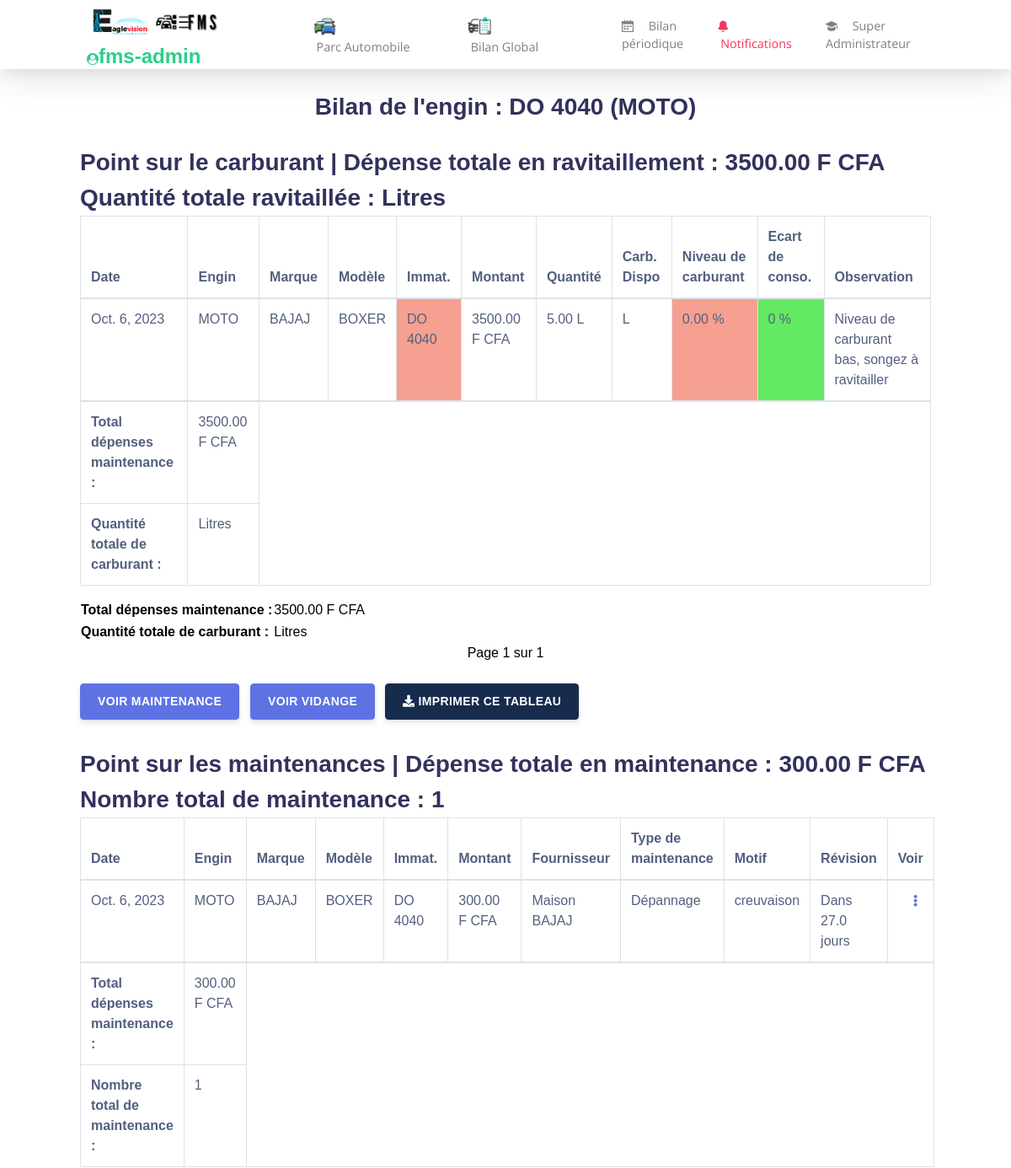
Before: /analyse_particulieres/1 (signed in, upper part) with the older database file.
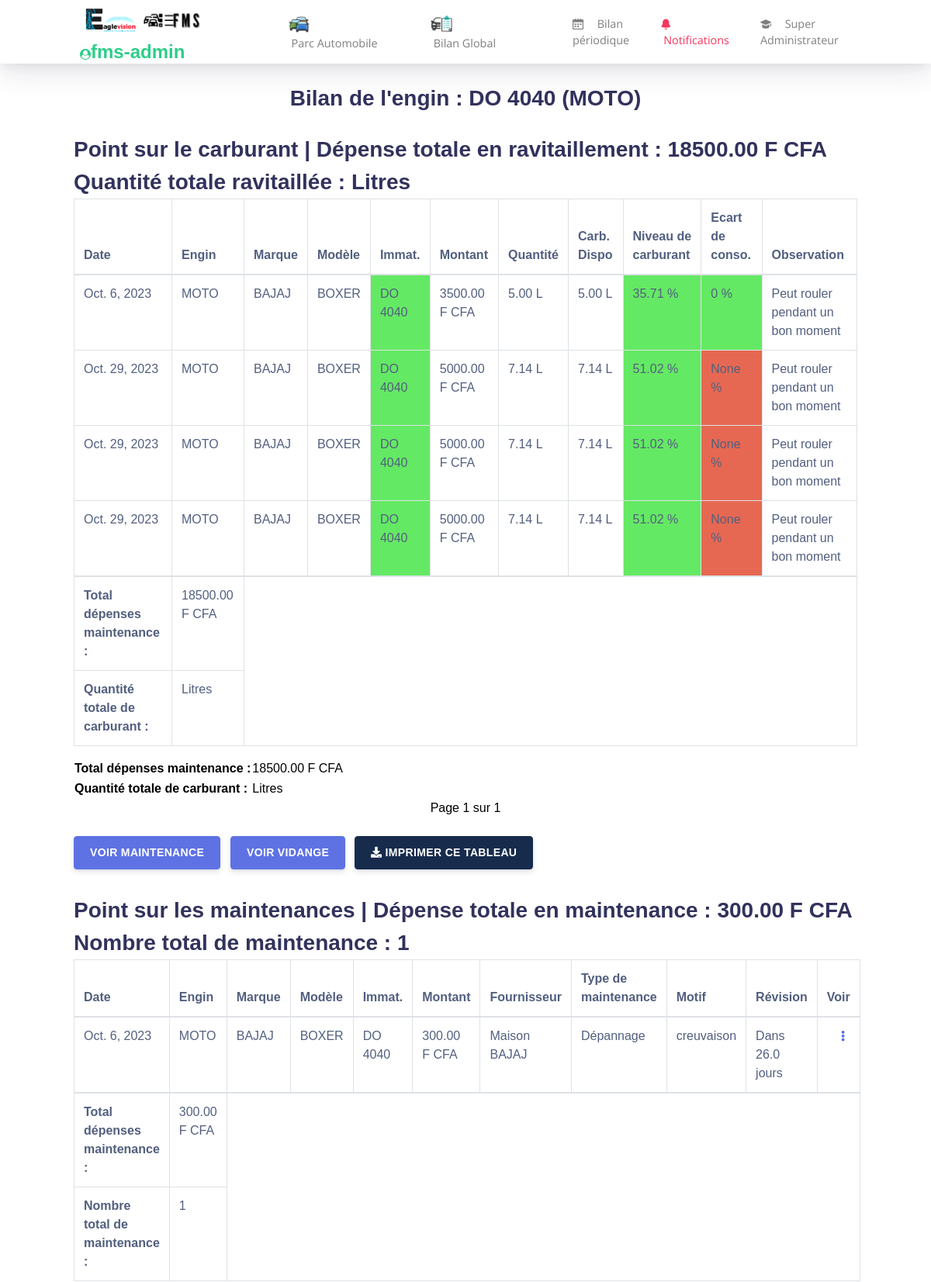
After: the same page with the newer database file.
### gestionnaire/models.py (models this page shows, shortened)
class RavitaillementCarburant(models.Model):
    date_rav = models.DateField(auto_now_add=True)
    quantite_rav = models.FloatField(default=0,null=True)
    cout_rav = models.FloatField()
    engin_rav = models.ForeignKey('Engin',on_delete=models.CASCADE)
    fournisseur_carburant = models.ForeignKey('Fournisseur', on_delete=models.CASCADE, null=True)
    carb_dispo = models.FloatField(null=True)
    plein = models.BooleanField(default=False,null=True,blank=True)
    Km_plein = models.FloatField(null=True,blank=True)
    conso = models.FloatField(null=True,blank=True)
    def ecart_conso(self):
        ravitaillement_precedent = RavitaillementCarburant.objects.filter(
            date_rav__lt=self.date_rav, engin_rav=self.engin_rav
        ).order_by('-date_rav').first()
        if ravitaillement_precedent:
            if self.plein :
                ecart = float(self.Km_plein) - float(ravitaillement_precedent.Km_plein)
                return (((float(self.quantite_rav) * 100 / ecart) - self.engin_rav.info_engin.consommation) * 100)
        else:
            return 0
    def niveau_carb(self):
        if self.carb_dispo and self.engin_rav.capa_reserv :
            return (float(self.carb_dispo)*100/float(self.engin_rav.capa_reserv))
        else :
            return 0

class Engin(models.Model):
    immatriculation = models.CharField(max_length=13)
    couleur = models.CharField(max_length=10)
    modele_engin = models.ForeignKey('Modele',on_delete=models.CASCADE)
    type_engin = models.ForeignKey('TypeEngin',on_delete=models.CASCADE)
    info_engin = models.ForeignKey('InfoEngin', on_delete=models.CASCADE)
    etat_engin = models.ForeignKey('EtatEngin', on_delete=models.CASCADE, null=True)
    fournisseur_engin = models.ForeignKey('Fournisseur', on_delete=models.CASCADE, null=True)
    est_obsolete = models.BooleanField(default=False)
    date_creation = models.DateField(default=timezone.now)
    nja = models.IntegerField(default = 0, null = True)
    vik = models.FloatField(null=True)
    capa_reserv = models.FloatField(default=0, null=True)
    has_notification = models.BooleanField(default=False)

class TypeEngin(models.Model):
    designation = models.CharField(max_length=10)
    description = models.CharField(max_length=50)
    nombre_roue = models.IntegerField()

class Modele(models.Model):
    marque = models.ForeignKey('Marque', on_delete=models.CASCADE)
    nom_modele = models.CharField(max_length=20)
    annee = models.SmallIntegerField()

class Marque(models.Model):
    nom_marque = models.CharField(max_length=40)

class MaintenanceEngin(models.Model):
    date_maint = models.DateField(auto_now_add=True)
    type_maint = models.ForeignKey('TypeMaintenance', on_delete=models.CASCADE, null=True)
    motif_maint = models.CharField(max_length=500, null=True)
    engin_maint = models.ForeignKey('Engin', on_delete=models.CASCADE)
    cout_maint = models.FloatField(default=0)
    fournisseur_maint = models.ForeignKey('Fournisseur', on_delete=models.CASCADE, null=True)
    Km_vid = models.FloatField(default=0)
    def reviz(self):
        if self.engin_maint.nja is not None:
            return 30 - float(self.engin_maint.nja)
        else:
            return None

class Fournisseur(models.Model):
    nom_fournisseur = models.CharField(max_length=50)
    adresse = models.CharField(max_length=100)
    description_fournisseur = models.CharField(max_length=255)

class TypeMaintenance(models.Model):
    libelle_maint = models.CharField(max_length=30)

### administratif/views.py (the view)
# urls.py: path('analyse_particulieres/<int:engin_id>', views.analyse_partic,\
def analyse_partic(request, engin_id):
    personne_id = request.session.get('personne_id')
    if personne_id is not None:
        personne = Personne.objects.get(pk=personne_id)
        request.session['personne_id'] = personne.id
        grade=personne.grade
        grade_id=grade.id
        print(personne)
        print(grade_id)
        engin = get_object_or_404(Engin, pk=engin_id)
        maintenances = MaintenanceEngin.objects.filter(engin_maint=engin)
        ravitaillements = RavitaillementCarburant.objects.filter(engin_rav=engin)
        vidanges = MaintenanceEngin.objects.filter(type_maint=4, engin_maint=engin)
        releves = ReleveDistance.objects.filter(engin_releve=engin)
        Km_actuel = float(releves.last().nbKmFin) if releves.exists() else 0
        Km_last_vidange = float(vidanges.last().Km_vid) if vidanges.exists() else 0
        distance_totale = Km_actuel - Km_last_vidange
        nb_maintenance = maintenances.count()
        nb_vidange = vidanges.count()
        quantite_r = ravitaillements.aggregate(Sum('quantite_rav'))['quantite_rav__sum'] or 0
        cout_m = maintenances.aggregate(Sum('cout_maint'))['cout_maint__sum'] or 0
        cout_v = vidanges.aggregate(Sum('cout_maint'))['cout_maint__sum'] or 0
        cout_r = ravitaillements.aggregate(Sum('cout_rav'))['cout_rav__sum'] or 0
        context = {
            'grade': grade,
            'grade_id': grade_id,
            'personne':personne,
            'engin': engin,
            'maintenances': maintenances,
            'ravitaillements': ravitaillements,
            'vidanges': vidanges,
            'Km_actuel': Km_actuel,
            'Km_last_vidange': Km_last_vidange,
            'distance_totale': distance_totale,
            'quantite_r': quantite_r,
            'nb_maintenance': nb_maintenance,
            'nb_vidange': nb_vidange,
            'cout_m': cout_m,
            'cout_r': cout_r,
            'cout_v': cout_v,
        }
        engins_avec_notifications = Engin.objects.filter(has_notification=True)
        nb_engin_notif = engins_avec_notifications.count()
        context['nb_engin_notif'] = nb_engin_notif
        context['engins_avec_notifications'] = engins_avec_notifications
        page = request.GET.get('page')
        paginator = Paginator(ravitaillements, 4)  # Nombre d'éléments par page
        try:
            ravitaillements = paginator.page(page)
        except PageNotAnInteger:
            ravitaillements = paginator.page(1)  # Afficher la première page en cas de valeur non entière
        except EmptyPage:
            ravitaillements = paginator.page(paginator.num_pages)  # Afficher la dernière page en cas de dépassement
        context['ravitaillements'] = ravitaillements
        page = request.GET.get('page')
        paginator = Paginator(maintenances, 4)  # Nombre d'éléments par page
        try:
            maintenances = paginator.page(page)
        except PageNotAnInteger:
            maintenances = paginator.page(1)  # Afficher la première page en cas de valeur non entière
        except EmptyPage:
            maintenances = paginator.page(paginator.num_pages)  # Afficher la dernière page en cas de dépassement
        context['maintenances'] = maintenances
        page = request.GET.get('page')
        paginator = Paginator(vidanges, 4)  # Nombre d'éléments par page
        try:
            vidanges = paginator.page(page)
        except PageNotAnInteger:
            vidanges = paginator.page(1)  # Afficher la première page en cas de valeur non entière
        except EmptyPage:
            vidanges = paginator.page(paginator.num_pages)  # Afficher la dernière page en cas de dépassement
        context['vidanges'] = vidanges
        return render(request, 'analyse/analyses_partic.html', context)
    else:
        return render(request, 'erreur404.html', {'message': 'Session invalide'})

### gestionnaire/models.py (called while the page is built)
    def __str__(self):
        return f"{self.nom} {self.prenom}"

### templates/analyse/analyses_partic.html (shortened to what the changed rows need)
<!DOCTYPE html>
{% extends 'bases/base1.html' %}
{% block contenu %}
<div class="wrapper">
  <br>
  <div class="row d-sm-flex justify-content-center mb-2">
    <h1 class="h3 mb-0 text-gray-800">Bilan de l'engin : {{engin.immatriculation}}
      ({{engin.type_engin.designation}}) </h1>
  </div>
  <div class="row d-sm-flex justify-content-center mb-2">
    <div class="container mt-3 mb-3">
      <div class="row">
        <div class="col">
          <div id="carburantSection">
            <h4 class="h3 mb-0 text-gray-800">Point sur le carburant | Dépense totale en ravitaillement : {{cout_r | floatformat:2 }} F CFA</h4>
            <h4 class="h3 mb-0 text-gray-800">Quantité totale ravitaillée : {{quantite_rav | floatformat:2 }} Litres</h4>
            <table class="table table-bordered" id="dataTable2" width="100%" cellspacing="0">
              <thead>
                <tr>
                  <th>Date</th>
                  <th>Engin</th>
                  <th>Marque</th>
                  <th>Modèle</th>
                  <th>Immat.</th>
                  <th>Montant</th>
                  <th>Quantité</th>
                  <th>Carb. Dispo</th>
                  <th>Niveau de carburant</th>
                  <th>Ecart de conso.</th>
                  <th>Observation</th>
                </tr>
              </thead>
            <tbody>
                {% for r in ravitaillements %}
                <tr data-bs-toggle="collapse" data-bs-target="#details_{{ forloop.counter }}" aria-expanded="false"
                  aria-controls="details_{{ forloop.counter }}">
                  <td>{{ r.date_rav }}</td>
                  <td>{{ r.engin_rav.type_engin.designation}} </td>
                  <td>{{r.engin_rav.modele_engin.marque.nom_marque}}</td>
                  <td>{{r.engin_rav.modele_engin.nom_modele}}</td>
                  <td {% if r.niveau_carb < 15 %} style="background-color: rgb(245, 160, 145);" {% elif r.niveau_carb <
                    35 %} style="background-color: rgb(231, 241, 86);" {% else %}
                    style="background-color: rgb(100, 233, 100);" {% endif %}>
                    {{r.engin_rav.immatriculation}} </td>
                  <td>{{r.cout_rav | floatformat:2 }} F CFA</td>
                  <td>{{r.quantite_rav | floatformat:2 }} L</td>
                  <td>{{r.carb_dispo | floatformat:2 }} L</td>
                  <td {% if r.niveau_carb < 15 %} style="background-color: rgb(245, 160, 145);" {% elif r.niveau_carb <
                    35 %} style="background-color: rgb(231, 241, 86);" {% else %}
                    style="background-color: rgb(100, 233, 100);" {% endif %}>
                    {{r.niveau_carb | floatformat:2 }} %</td>
                    <td {% if r.ecart_conso < 20 %} style="background-color: rgb(100, 233, 100);" {% elif r.ecart_conso <
                      35 %} style="background-color: rgb(231, 241, 86);" {% else %}
                      style="background-color: rgb(231, 104, 82);" {% endif %}>
                      {{r.ecart_conso}} %</td>
                  <td>
                    {% if r.niveau_carb < 15 %} Niveau de carburant bas, songez à ravitailler {% elif r.niveau_carb < 35 %} Préparez un ravitaillement {% else %} Peut rouler pendant un bon moment {% endif %} </td>
                </tr>
                {% endfor %}
              </tbody>
              <tr>
                <th>Total dépenses maintenance : </th>
                <td>{{cout_r | floatformat:2 }} F CFA</td>
              </tr>
              <tr>
                <th>Quantité totale de carburant : </th>
              </tr>
          </table>
          <table>
            <tr>
              <th>Total dépenses maintenance : </th>
              <td>{{cout_r | floatformat:2 }} F CFA</td>
            </tr>
            <tr>
              <th>Quantité totale de carburant : </th>
            </tr>
          </table>
          <div class="pagination justify-content-center">
            <span class="step-links">
            </span>
          </div>
          <br>
          <button class="btn btn-primary" type="button">
            <a href="#maintenanceSection" class="text-white">voir maintenance</a>
          </button>
          <button class="btn btn-primary" type="button">
            <a href="#vidangeSection" class="text-white">voir vidange</a>
          </button>
          <button type="button" class="btn btn-default" onclick="printTable('dataTable2', 'Bilan financier : Point sur le carburant')">
            <i class="fas fa-download"></i>
            Imprimer ce tableau
          </button>
        </div>
      </div>
    </div>
  </div>
<br><br>
<div class="container mt-3 mb-3">
  <div class="row">
    <div class="col">
<div id="maintenanceSection">
  <table class="table table-bordered" id="dataTable3" width="100%" cellspacing="0">
    <thead>
      <tr>
        <th>Date</th>
        <th>Engin</th>
        <th>Marque</th>
        <th>Modèle</th>
        <th>Immat.</th>
        <th>Montant</th>
        <th>Fournisseur</th>
        <th>Type de maintenance</th>
        <th>Motif</th>
        <th>Révision</th>
        <th>Voir</th>
      </tr>
    </thead>
    <tbody>
      {% for m in maintenances %}
      <tr data-bs-toggle="collapse" data-bs-target="#details_{{ forloop.counter }}"
        aria-expanded="false" aria-controls="details_{{ forloop.counter }}">
        <td>{{ m.date_maint }}</td>
        <td>{{ m.engin_maint.type_engin.designation}} </td>
        <td>{{m.engin_maint.modele_engin.marque.nom_marque}}</td>
        <td>{{m.engin_maint.modele_engin.nom_modele}}</td>
        <td>{{m.engin_maint.immatriculation}} </td>
        <td>{{m.cout_maint | floatformat:2 }} F CFA</td>
        <td>{{m.fournisseur_maint.nom_fournisseur}} </td>
        <td>{{m.type_maint.libelle_maint}} </td>
        <td>{{m.motif_maint}} </td>
        <td>Dans {{m.reviz}} jours</td>
        <td class="td-actions text-right">
          <div class="dropdown no-arrow">
            <a class="fas fa-ellipsis-v fa-sm fa-fw text-gray-400" href="#" role="button"
              id="dropdownMenuLink1" data-toggle="dropdown" aria-haspopup="false" aria-expanded="false">
            </a>
          </div>
        </td>
      </tr>
      {% endfor %}
    </tbody>
    <tr>
      <th>Total dépenses maintenance : </th>
    </tr>
    <tr>
      <th>Nombre total de maintenance : </th>
    </tr>
  </table>
  </div><br>
</div>
<br><br>
{% endblock contenu %}

Changed rows visible on the page:
changed RavitaillementCarburant "Oct. 6, 2023": carb_dispo (not shown) → "5.00"; niveau_carb "0.00" → "35.71"; carb_dispo "Niveau de carburant bas, songez à ravitailler" → "Peut rouler pendant un bon moment"
added RavitaillementCarburant: date_rav "Oct. 29, 2023", engin_rav.type_engin.designation "MOTO", engin_rav.modele_engin.marque.nom_marque "BAJAJ", engin_rav.modele_engin.nom_modele "BOXER", engin_rav.immatriculation "DO 4040", cout_rav "5000.00", quantite_rav "7.14", carb_dispo "7.14", niveau_carb "51.02", ecart_conso "None", shows "Peut rouler pendant un bon moment"
added RavitaillementCarburant: date_rav "Oct. 29, 2023", engin_rav.type_engin.designation "MOTO", engin_rav.modele_engin.marque.nom_marque "BAJAJ", engin_rav.modele_engin.nom_modele "BOXER", engin_rav.immatriculation "DO 4040", cout_rav "5000.00", quantite_rav "7.14", carb_dispo "7.14", niveau_carb "51.02", ecart_conso "None", shows "Peut rouler pendant un bon moment"
added RavitaillementCarburant: date_rav "Oct. 29, 2023", engin_rav.type_engin.designation "MOTO", engin_rav.modele_engin.marque.nom_marque "BAJAJ", engin_rav.modele_engin.nom_modele "BOXER", engin_rav.immatriculation "DO 4040", cout_rav "5000.00", quantite_rav "7.14", carb_dispo "7.14", niveau_carb "51.02", ecart_conso "None", shows "Peut rouler pendant un bon moment"
changed through a linked row, MaintenanceEngin "creuvaison": reviz "27.0" → "26.0"
Other visible differences:
{{ cout_r | floatformat:2 }}: "3500.00" → "18500.00"
